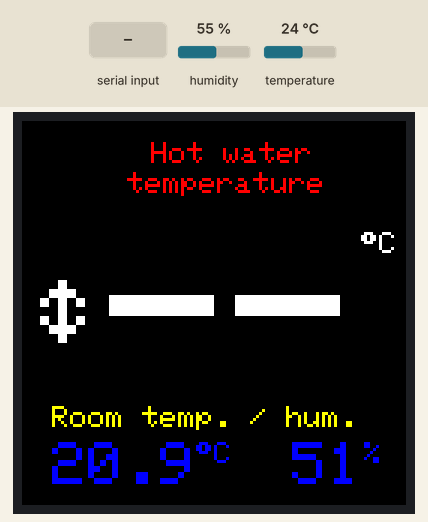
Simulated run of this sketch. Board: Arduino Pro Mini, built with avr-gcc and run on an emulated ATmega328P. Parts: 128×128 colour display. Inputs (shaded band) come from the test bench; at power-on: humidity 55 %, temperature 24 °C. What the sketch prints to the serial monitor is not drawn.

Above: at 2.6 s.
2.7 s: "90,45,200\n" received over the second serial link
At 3.5 s:
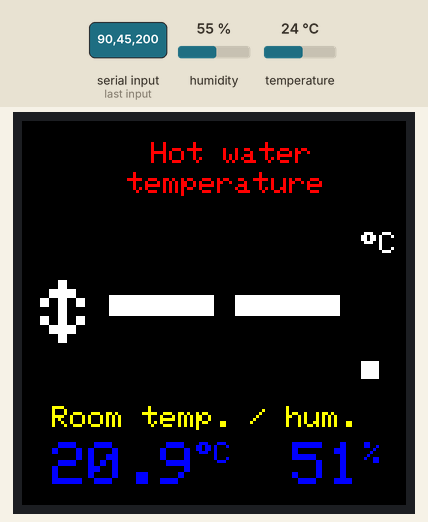
5.1 s: humidity set to 22 %
At 6.5 s:
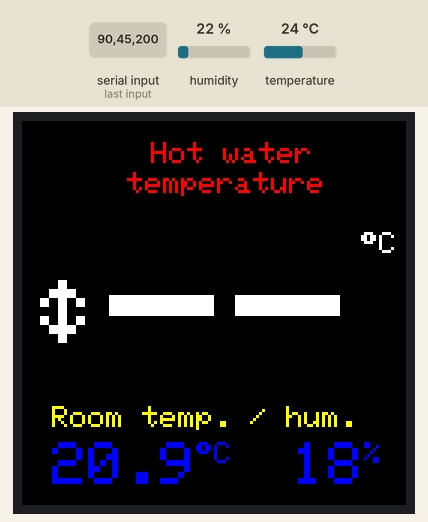
7.3 s: "90,45\n" received over the second serial link
At 8.2 s:
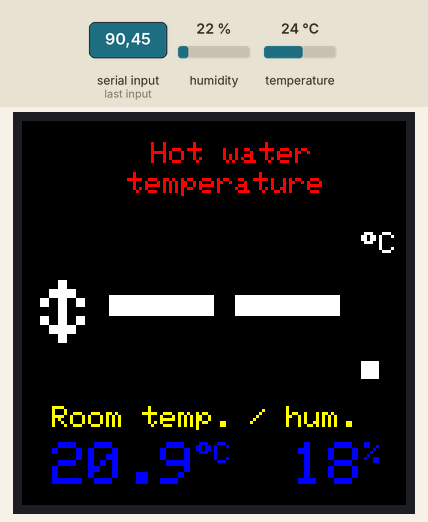
9.8 s: temperature set to 12 °C
At 11.2 s:
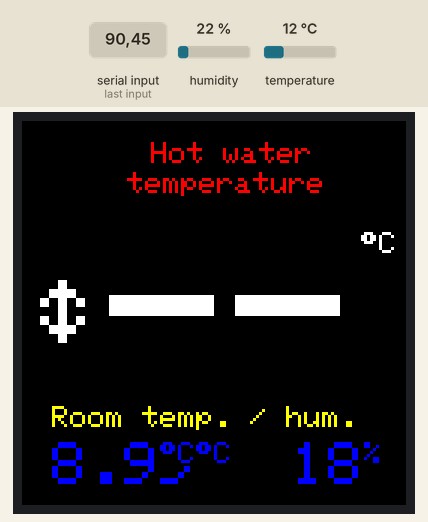
12.2 s: "0\n" received over the second serial link
At 13.0 s:
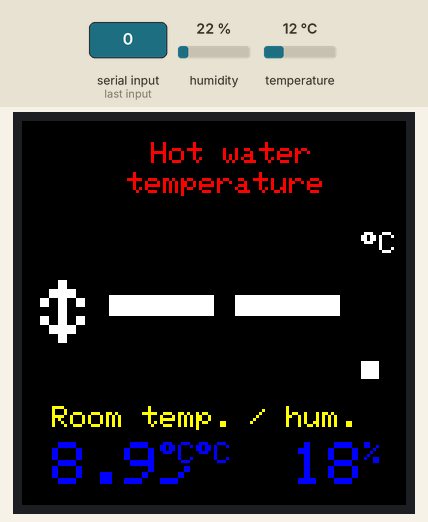
14.6 s: humidity set to 40 %
At 16.2 s:
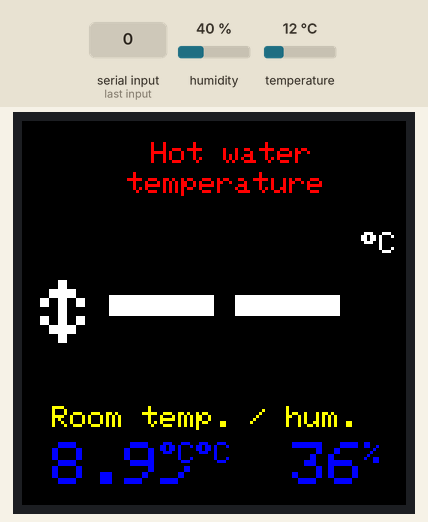
Timing chart, 0 to 17.7 s (numbered marks = the images above; inputs shaded):
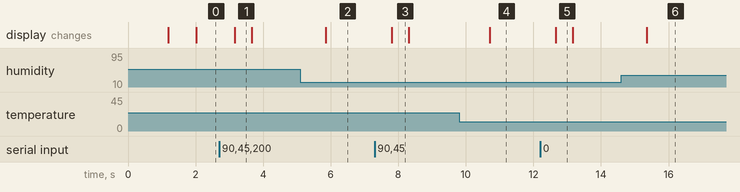

The sketch:

TemperatureDisplay.ino
```cpp
#include <Adafruit_GFX.h>
#include <Adafruit_ST7735.h>
#include <ArduinoJson.h>
#include <DHT22.h>
#include <SPI.h>
#include <SoftwareSerial.h>

String appVer = "1.0.4";
String appId = "ARDAD23FD";

// TFT
#define TFT_CS 10
#define TFT_RST 8 // Reset
#define TFT_DC 9  // A0

#define TFT_SCLK 13 // SCL
#define TFT_MOSI 11 // SDA
Adafruit_ST7735 tft = Adafruit_ST7735(TFT_CS, TFT_DC, TFT_RST);
#define ST7735_GRAY 0x8410
#define ST7735_YELLOW 0xFFE0

// Serial
const byte RxPin = 3; // tx Pin on HC12
const byte TxPin = 4; // rx Pin on HC12

SoftwareSerial HC12(RxPin, TxPin);

// DHT
#define DHTPIN 7
DHT22 dht(DHTPIN);

String temp = "--";
int heartBeat = 10; // in seconds
long lastSend = millis();
long lastRecieve = millis();

int measureInterval = 180; // in seconds
long lastMeasureTime = millis();
int lastMeasure = 0;

void setup(void) {

  Serial.begin(9600);
  HC12.begin(19200);

  tft.initR(INITR_144GREENTAB);
  tft.fillScreen(ST7735_WHITE);
  tft.setRotation(1);

  tft.fillCircle(tft.width() / 2, tft.height() / 2, 40, ST7735_GREEN);

  tft.setTextColor(ST7735_GREEN);
  tft.setCursor(37, 60);
  tft.setTextSize(1);
  tft.setTextColor(ST7735_WHITE);
  tft.println("ver." + appVer);
  delay(1000);
  tft.fillScreen(ST7735_BLACK);
}

void loop() {

  delay(300);

  String readString = "";
  while (HC12.available()) {
    delay(1);
    char c = HC12.read();

    if (c == "\n")
      break;
    readString += c;
  }

  if (readString.length() > 0) {
    Serial.print("\n >> Recieve: ");
    Serial.print(readString);

    DynamicJsonBuffer jsonBuffer;
    JsonObject &root = jsonBuffer.parseObject(readString);

    if (root["temp"] != "" && root["forId"] == appId) {
      temp = root["temp"].asString();

       Serial.print(">> Data OK : measureInterval=" + String(measureInterval) +" heartBeat=" + String(heartBeat)+" millis()="+millis()+ "\n");
       lastRecieve = millis();
    }

    if (root["forId"] == appId && root["heartBeat"] != 0) {
        if(root["measureInterval"] != "")
          measureInterval = root["measureInterval"];
        if(root["heartBeat"] != "")
            heartBeat = root["heartBeat"];
        Serial.print(">> Setings income -> measureInterval=" + String(measureInterval) +" heartBeat=" + String(heartBeat)+"\n");
    }

    if (root["reset"] == true && root["forId"] == appId) {
      Serial.print("\n >> Resetting ... ");
      delay(500);
      softReset();
      delay(500);
    }

    blink();
  }

  DHT22_ERROR_t errorCode;
  errorCode = dht.readData();
  delay(500);
  float h;
  float t;
  errorCode = DHT_ERROR_NONE;
  if (errorCode == DHT_ERROR_NONE) {
    t = dht.getTemperatureC() - 3.1; // for in housing correction
    h = dht.getHumidity() - 4;

    sendData(t, h);

    tft.setCursor(43, 7);
    tft.setTextSize(1);
    tft.setTextColor(ST7735_RED);
    tft.println("Hot water");
    tft.setCursor(35, 17);
    tft.println("temperature");

    long mark = (lastRecieve + (measureInterval * 1000L));
    if (millis() > mark) {
      Serial.println("Obsolate data... lastRecieve="+String(mark)+" measureInterval="+measureInterval + " millis()="+millis());
      temp.trim();
      tft.setTextSize(7);
      tft.setCursor(29, 37);
      tft.setTextColor(ST7735_GRAY, ST7735_BLACK);
      tft.print(temp);

      tft.setTextSize(1);
      String deg = (String)((char)247) + "C";
      tft.print(deg);
      measureTrend(temp);

    } else if (temp.length() > 0) {
      temp.trim();
      tft.setTextSize(7);
      tft.setCursor(29, 37);
      tft.setTextColor(ST7735_WHITE, ST7735_BLACK);
      tft.print(temp);

      tft.setTextSize(1);
      String deg = (String)((char)247) + "C";
      tft.print(deg);

      measureTrend(temp);
    }

    tft.setCursor(10, 95);
    tft.setTextSize(1);
    tft.setTextColor(ST7735_YELLOW, ST7735_BLACK);
    tft.print("Room temp. / hum.");

    tft.setCursor(10, 107);
    tft.setTextSize(2);
    tft.setTextColor(ST7735_BLUE, ST7735_BLACK);
    String tx = (String)t;
    tx = tx.substring(0, tx.length() - 1);
    String tem = (String)tx;
    tft.print(tem);
    tft.setTextSize(1);
    tem = (String)((char)247) + "C";
    tft.print(tem);

    /* tft.setCursor(90, 95);
      tft.setTextSize(1);
      tft.setTextColor(ST7735_YELLOW, ST7735_BLACK);
      tft.print("Hum:"); */

    tft.setCursor(90, 107);
    tft.setTextSize(2);
    tft.setTextColor(ST7735_BLUE, ST7735_BLACK);
    String hx = (String)h;
    hx = (String)hx.substring(0, hx.length() - 3);
    String hum = (String)hx;
    tft.print(hum);
    tft.setTextSize(1);
    hum = "%";
    tft.print(hum);
  } else {
    Serial.print("error: ");
    Serial.println(errorCode);
    tft.setTextSize(1);
    tft.setCursor(30, 40);
    tft.println("Error:");
    tft.setCursor(50, 60);
    tft.println(errorCode);
  }
  // testfillcircles(40, ST7735_GREEN);

  // tft.invertDisplay(false);
}

void measureTrend(String tt) {
  if ((lastMeasureTime + (measureInterval * 1000)) < millis() ||
      lastMeasure == 0) {
    lastMeasure = tt.toInt();
    lastMeasureTime = millis();
    Serial.print("\nLast measure: " + (String)lastMeasure);
  }

  if ((lastMeasure - tt.toInt()) > 0) {
    printCh(25);
  } else if ((lastMeasure - tt.toInt()) < 0) {
    printCh(24);
  } else {
    printCh(18);
  }
}

void blink() {
  tft.setCursor(107, 65);
  tft.setTextSize(3);
  tft.setTextColor(ST7735_WHITE, ST7735_BLACK);
  tft.print(".");
  delay(500);
  tft.setCursor(107, 65);
  tft.setTextSize(3);
  tft.setTextColor(ST7735_BLACK, ST7735_BLACK);
  tft.print(".");
}

void printCh(int ch) {
  tft.setTextSize(3);
  // tft.setTextColor(ST7735_WHITE, ST7735_BLACK);
  tft.setCursor(6, 53);
  tft.print((char)ch);
}

void sendData(float t, float h) {
  if ((lastSend + (heartBeat * 1000)) > millis())
    return;

  lastSend = millis();

  DynamicJsonBuffer jsonBuffer;
  JsonObject &root = jsonBuffer.createObject();

  root["sensor_type"] = "DHT22";
  root["id"] = appId;
  root["ver"] = appVer;
  root["name"] = "TemperatureDisplay";

  JsonObject &data = root.createNestedObject("data");
  data["temp"] = t;
  data["hum"] = h;

  String content;
  root.printTo(content);
  content = content + "\n";
  Serial.print("\nSending ... \n");

  char cont_ch[content.length() + 2];
  content.toCharArray(cont_ch, content.length() + 2, 0);

  delay(100);
  Serial.println(cont_ch);
  HC12.write(cont_ch);
}

void testfillcircles(uint8_t radius, uint16_t color) {
  for (int16_t x = radius; x < tft.width(); x += radius * 2) {
    for (int16_t y = radius; y < tft.height(); y += radius * 2) {
      tft.fillCircle(x, y, radius, color);
    }
  }
}

void softReset() { asm volatile("  jmp 0"); }
```

Measured:
- after the input at 2.7 s, the display: changes after 0.46 s (image 1)
- after the input at 5.1 s, the display: changes after 0.75 s (image 2)
- after the input at 7.3 s, the display: changes after 0.51 s (image 3)
- after the input at 9.8 s, the display: changes after 0.91 s (image 4)
- after the input at 12.2 s, the display: changes after 0.47 s (image 5)
- after the input at 14.6 s, the display: changes after 0.75 s (image 6)
- what the display in image 1 shows lasts 0.5 s, from 3.2 s to 3.7 s
